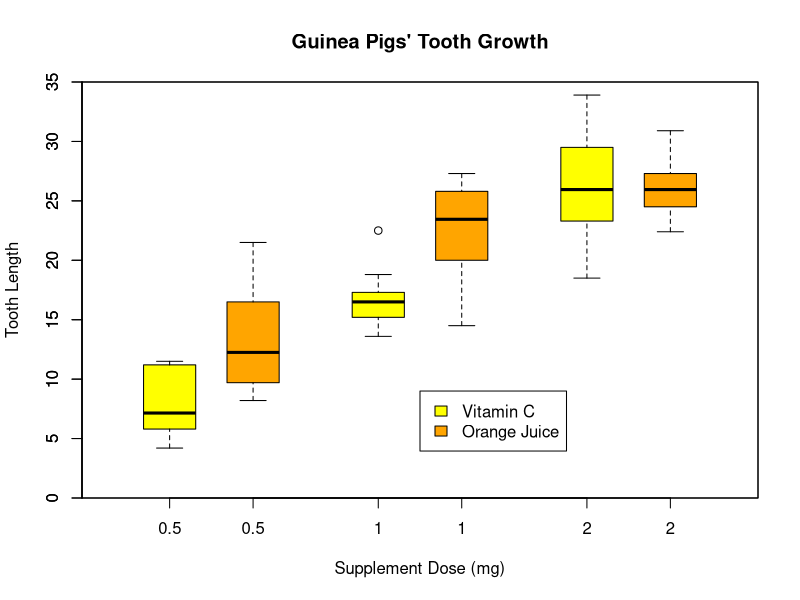

The R script that drew this image:
## ---- chunk 1
knitr::opts_chunk$set(echo = TRUE)
## ---- chunk 2
library(datasets)
str(ToothGrowth)
## ---- chunk 3
ToothGrowth[seq(1, 60, 10),]
## ---- chunk 4
# Lifted straight from boxplot documentation
boxplot(len ~ dose, data = ToothGrowth,
        boxwex = 0.25, at = 1:3 - 0.2,
        subset = supp == "VC", col = "yellow",
        main = "Guinea Pigs' Tooth Growth",
        xlab = "Supplement Dose (mg)",
        ylab = "Tooth Length",
        xlim = c(0.5, 3.5), ylim = c(0, 35), yaxs = "i")
boxplot(len ~ dose, data = ToothGrowth, add = TRUE,
        boxwex = 0.25, at = 1:3 + 0.2,
        subset = supp == "OJ", col = "orange")
legend(2, 9, c("Vitamin C", "Orange Juice"),
       fill = c("yellow", "orange"))
## ---- chunk 5
with(ToothGrowth, tapply(len, list(supp,dose), mean))
## ---- chunk 6
t.test(len ~ supp, ToothGrowth[ToothGrowth$dose == .5, ])
## ---- chunk 7
t.test(len ~ supp, ToothGrowth[ToothGrowth$dose == 1, ])
## ---- chunk 8
t.test(len ~ supp, ToothGrowth[ToothGrowth$dose == 2, ])
